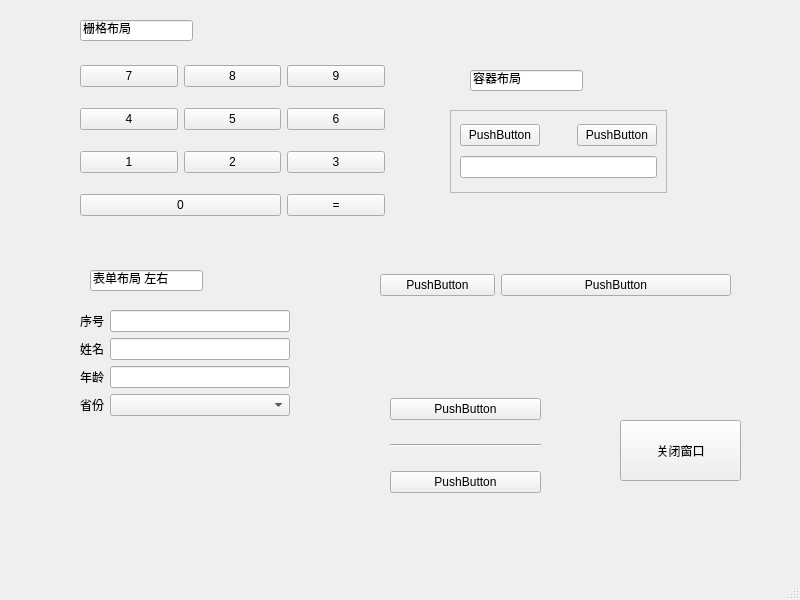
<?xml version="1.0" encoding="UTF-8"?>
<ui version="4.0">
 <class>MainWindow</class>
 <widget class="QMainWindow" name="MainWindow">
  <property name="geometry">
   <rect>
    <x>0</x>
    <y>0</y>
    <width>800</width>
    <height>600</height>
   </rect>
  </property>
  <property name="windowTitle">
   <string>MainWindow</string>
  </property>
  <widget class="QWidget" name="centralwidget">
   <widget class="QLineEdit" name="lineEdit">
    <property name="geometry">
     <rect>
      <x>80</x>
      <y>20</y>
      <width>113</width>
      <height>21</height>
     </rect>
    </property>
    <property name="text">
     <string>栅格布局</string>
    </property>
   </widget>
   <widget class="QLineEdit" name="lineEdit_2">
    <property name="geometry">
     <rect>
      <x>90</x>
      <y>270</y>
      <width>113</width>
      <height>21</height>
     </rect>
    </property>
    <property name="text">
     <string>表单布局 左右</string>
    </property>
   </widget>
   <widget class="QFrame" name="frame">
    <property name="geometry">
     <rect>
      <x>450</x>
      <y>110</y>
      <width>217</width>
      <height>83</height>
     </rect>
    </property>
    <property name="frameShape">
     <enum>QFrame::StyledPanel</enum>
    </property>
    <property name="frameShadow">
     <enum>QFrame::Raised</enum>
    </property>
    <layout class="QGridLayout" name="gridLayout_2">
     <item row="0" column="0">
      <widget class="QPushButton" name="pushButton_12">
       <property name="text">
        <string>PushButton</string>
       </property>
      </widget>
     </item>
     <item row="1" column="0" colspan="3">
      <widget class="QLineEdit" name="lineEdit_6"/>
     </item>
     <item row="0" column="2">
      <widget class="QPushButton" name="pushButton_13">
       <property name="text">
        <string>PushButton</string>
       </property>
      </widget>
     </item>
     <item row="0" column="1">
      <spacer name="horizontalSpacer">
       <property name="orientation">
        <enum>Qt::Horizontal</enum>
       </property>
       <property name="sizeType">
        <enum>QSizePolicy::Fixed</enum>
       </property>
       <property name="sizeHint" stdset="0">
        <size>
         <width>20</width>
         <height>20</height>
        </size>
       </property>
      </spacer>
     </item>
    </layout>
   </widget>
   <widget class="QLineEdit" name="lineEdit_7">
    <property name="geometry">
     <rect>
      <x>470</x>
      <y>70</y>
      <width>113</width>
      <height>21</height>
     </rect>
    </property>
    <property name="text">
     <string>容器布局</string>
    </property>
   </widget>
   <widget class="QWidget" name="horizontalLayoutWidget">
    <property name="geometry">
     <rect>
      <x>380</x>
      <y>230</y>
      <width>351</width>
      <height>111</height>
     </rect>
    </property>
    <layout class="QHBoxLayout" name="horizontalLayout">
     <item>
      <widget class="QPushButton" name="pushButton_16">
       <property name="sizePolicy">
        <sizepolicy hsizetype="Expanding" vsizetype="Fixed">
         <horstretch>1</horstretch>
         <verstretch>0</verstretch>
        </sizepolicy>
       </property>
       <property name="text">
        <string>PushButton</string>
       </property>
      </widget>
     </item>
     <item>
      <widget class="QPushButton" name="pushButton_17">
       <property name="sizePolicy">
        <sizepolicy hsizetype="Expanding" vsizetype="Fixed">
         <horstretch>2</horstretch>
         <verstretch>0</verstretch>
        </sizepolicy>
       </property>
       <property name="text">
        <string>PushButton</string>
       </property>
      </widget>
     </item>
    </layout>
   </widget>
   <widget class="QPushButton" name="pushButton_18">
    <property name="geometry">
     <rect>
      <x>620</x>
      <y>420</y>
      <width>121</width>
      <height>61</height>
     </rect>
    </property>
    <property name="text">
     <string>关闭窗口</string>
    </property>
   </widget>
   <widget class="QWidget" name="">
    <property name="geometry">
     <rect>
      <x>80</x>
      <y>50</y>
      <width>305</width>
      <height>181</height>
     </rect>
    </property>
    <layout class="QGridLayout" name="gridLayout">
     <item row="0" column="1">
      <widget class="QPushButton" name="pushButton_2">
       <property name="text">
        <string>8</string>
       </property>
      </widget>
     </item>
     <item row="1" column="1">
      <widget class="QPushButton" name="pushButton_6">
       <property name="text">
        <string>5</string>
       </property>
      </widget>
     </item>
     <item row="1" column="0">
      <widget class="QPushButton" name="pushButton_5">
       <property name="text">
        <string>4</string>
       </property>
      </widget>
     </item>
     <item row="3" column="0" colspan="2">
      <widget class="QPushButton" name="pushButton_11">
       <property name="text">
        <string>0</string>
       </property>
      </widget>
     </item>
     <item row="2" column="1">
      <widget class="QPushButton" name="pushButton_9">
       <property name="text">
        <string>2</string>
       </property>
      </widget>
     </item>
     <item row="2" column="0">
      <widget class="QPushButton" name="pushButton_8">
       <property name="text">
        <string>1</string>
       </property>
      </widget>
     </item>
     <item row="0" column="2">
      <widget class="QPushButton" name="pushButton_3">
       <property name="text">
        <string>9</string>
       </property>
      </widget>
     </item>
     <item row="2" column="2">
      <widget class="QPushButton" name="pushButton_7">
       <property name="text">
        <string>3</string>
       </property>
      </widget>
     </item>
     <item row="0" column="0">
      <widget class="QPushButton" name="pushButton">
       <property name="text">
        <string>7</string>
       </property>
      </widget>
     </item>
     <item row="3" column="2">
      <widget class="QPushButton" name="pushButton_10">
       <property name="text">
        <string>=</string>
       </property>
      </widget>
     </item>
     <item row="1" column="2">
      <widget class="QPushButton" name="pushButton_4">
       <property name="text">
        <string>6</string>
       </property>
      </widget>
     </item>
    </layout>
   </widget>
   <widget class="QWidget" name="">
    <property name="geometry">
     <rect>
      <x>80</x>
      <y>310</y>
      <width>210</width>
      <height>221</height>
     </rect>
    </property>
    <layout class="QFormLayout" name="formLayout">
     <item row="1" column="0">
      <widget class="QLabel" name="label">
       <property name="text">
        <string>序号</string>
       </property>
       <property name="buddy">
        <cstring>lineEdit_3</cstring>
       </property>
      </widget>
     </item>
     <item row="1" column="1">
      <widget class="QLineEdit" name="lineEdit_3"/>
     </item>
     <item row="2" column="0">
      <widget class="QLabel" name="label_2">
       <property name="text">
        <string>姓名</string>
       </property>
       <property name="buddy">
        <cstring>lineEdit_4</cstring>
       </property>
      </widget>
     </item>
     <item row="3" column="0">
      <widget class="QLabel" name="label_3">
       <property name="text">
        <string>年龄</string>
       </property>
       <property name="buddy">
        <cstring>lineEdit_5</cstring>
       </property>
      </widget>
     </item>
     <item row="3" column="1">
      <widget class="QLineEdit" name="lineEdit_5"/>
     </item>
     <item row="4" column="0">
      <widget class="QLabel" name="label_4">
       <property name="text">
        <string>省份</string>
       </property>
       <property name="buddy">
        <cstring>comboBox</cstring>
       </property>
      </widget>
     </item>
     <item row="4" column="1">
      <widget class="QComboBox" name="comboBox"/>
     </item>
     <item row="2" column="1">
      <widget class="QLineEdit" name="lineEdit_4"/>
     </item>
    </layout>
   </widget>
   <widget class="QWidget" name="">
    <property name="geometry">
     <rect>
      <x>390</x>
      <y>380</y>
      <width>151</width>
      <height>131</height>
     </rect>
    </property>
    <layout class="QVBoxLayout" name="verticalLayout">
     <item>
      <widget class="QPushButton" name="pushButton_14">
       <property name="sizePolicy">
        <sizepolicy hsizetype="Expanding" vsizetype="Fixed">
         <horstretch>0</horstretch>
         <verstretch>0</verstretch>
        </sizepolicy>
       </property>
       <property name="text">
        <string>PushButton</string>
       </property>
      </widget>
     </item>
     <item>
      <widget class="Line" name="line">
       <property name="orientation">
        <enum>Qt::Horizontal</enum>
       </property>
      </widget>
     </item>
     <item>
      <widget class="QPushButton" name="pushButton_15">
       <property name="text">
        <string>PushButton</string>
       </property>
      </widget>
     </item>
    </layout>
   </widget>
  </widget>
  <widget class="QMenuBar" name="menubar">
   <property name="geometry">
    <rect>
     <x>0</x>
     <y>0</y>
     <width>800</width>
     <height>26</height>
    </rect>
   </property>
  </widget>
  <widget class="QStatusBar" name="statusbar"/>
 </widget>
 <tabstops>
  <tabstop>pushButton_17</tabstop>
  <tabstop>pushButton</tabstop>
  <tabstop>pushButton_2</tabstop>
  <tabstop>pushButton_3</tabstop>
  <tabstop>pushButton_5</tabstop>
  <tabstop>pushButton_6</tabstop>
  <tabstop>pushButton_4</tabstop>
  <tabstop>pushButton_8</tabstop>
  <tabstop>pushButton_9</tabstop>
  <tabstop>pushButton_7</tabstop>
  <tabstop>pushButton_11</tabstop>
  <tabstop>lineEdit_2</tabstop>
  <tabstop>lineEdit_3</tabstop>
  <tabstop>lineEdit_4</tabstop>
  <tabstop>lineEdit_5</tabstop>
  <tabstop>comboBox</tabstop>
  <tabstop>pushButton_16</tabstop>
  <tabstop>lineEdit_6</tabstop>
  <tabstop>pushButton_12</tabstop>
  <tabstop>lineEdit_7</tabstop>
  <tabstop>pushButton_13</tabstop>
  <tabstop>pushButton_15</tabstop>
  <tabstop>lineEdit</tabstop>
  <tabstop>pushButton_14</tabstop>
  <tabstop>pushButton_10</tabstop>
 </tabstops>
 <resources/>
 <connections>
  <connection>
   <sender>pushButton_18</sender>
   <signal>clicked()</signal>
   <receiver>MainWindow</receiver>
   <slot>close()</slot>
   <hints>
    <hint type="sourcelabel">
     <x>651</x>
     <y>471</y>
    </hint>
    <hint type="destinationlabel">
     <x>650</x>
     <y>546</y>
    </hint>
   </hints>
  </connection>
 </connections>
</ui>
